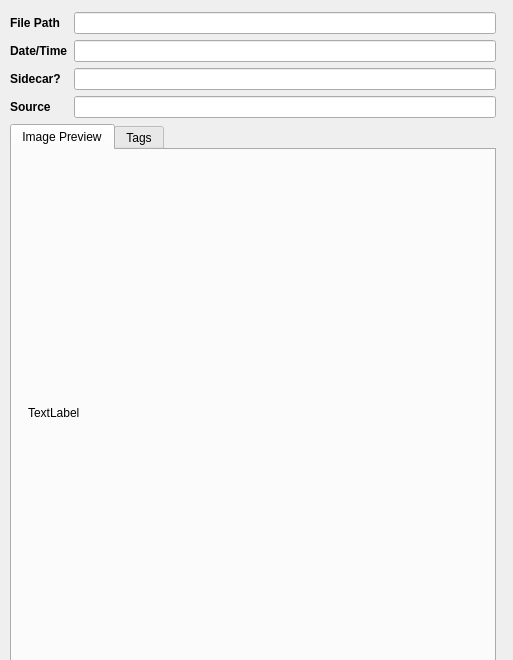
<?xml version="1.0" encoding="UTF-8"?>
<ui version="4.0">
 <class>MediaFileViewer</class>
 <widget class="QDialog" name="MediaFileViewer">
  <property name="geometry">
   <rect>
    <x>0</x>
    <y>0</y>
    <width>513</width>
    <height>660</height>
   </rect>
  </property>
  <property name="sizePolicy">
   <sizepolicy hsizetype="Expanding" vsizetype="Maximum">
    <horstretch>0</horstretch>
    <verstretch>0</verstretch>
   </sizepolicy>
  </property>
  <property name="maximumSize">
   <size>
    <width>16777215</width>
    <height>660</height>
   </size>
  </property>
  <property name="sizeIncrement">
   <size>
    <width>1</width>
    <height>0</height>
   </size>
  </property>
  <property name="windowTitle">
   <string>MediaFileViewer</string>
  </property>
  <widget class="QWidget" name="">
   <property name="geometry">
    <rect>
     <x>10</x>
     <y>12</y>
     <width>486</width>
     <height>667</height>
    </rect>
   </property>
   <layout class="QVBoxLayout" name="verticalLayout">
    <item>
     <layout class="QGridLayout" name="gridLayout">
      <property name="sizeConstraint">
       <enum>QLayout::SizeConstraint::SetMinimumSize</enum>
      </property>
      <item row="2" column="0">
       <widget class="QLabel" name="sidecarLbl">
        <property name="font">
         <font>
          <bold>true</bold>
         </font>
        </property>
        <property name="text">
         <string>Sidecar?</string>
        </property>
       </widget>
      </item>
      <item row="1" column="0">
       <widget class="QLabel" name="dateTimeLbl">
        <property name="font">
         <font>
          <bold>true</bold>
         </font>
        </property>
        <property name="text">
         <string>Date/Time</string>
        </property>
       </widget>
      </item>
      <item row="2" column="1">
       <widget class="QLineEdit" name="sidecarTxt">
        <property name="sizePolicy">
         <sizepolicy hsizetype="Expanding" vsizetype="Fixed">
          <horstretch>1</horstretch>
          <verstretch>0</verstretch>
         </sizepolicy>
        </property>
        <property name="minimumSize">
         <size>
          <width>400</width>
          <height>0</height>
         </size>
        </property>
        <property name="sizeIncrement">
         <size>
          <width>1</width>
          <height>0</height>
         </size>
        </property>
        <property name="text">
         <string/>
        </property>
       </widget>
      </item>
      <item row="1" column="1">
       <widget class="QLineEdit" name="dateTimeTxt">
        <property name="sizePolicy">
         <sizepolicy hsizetype="Expanding" vsizetype="Fixed">
          <horstretch>1</horstretch>
          <verstretch>0</verstretch>
         </sizepolicy>
        </property>
        <property name="minimumSize">
         <size>
          <width>400</width>
          <height>0</height>
         </size>
        </property>
        <property name="sizeIncrement">
         <size>
          <width>1</width>
          <height>0</height>
         </size>
        </property>
       </widget>
      </item>
      <item row="3" column="0">
       <widget class="QLabel" name="sourceLbl">
        <property name="font">
         <font>
          <bold>true</bold>
         </font>
        </property>
        <property name="text">
         <string>Source</string>
        </property>
       </widget>
      </item>
      <item row="0" column="1">
       <widget class="QLineEdit" name="filePathTxt">
        <property name="sizePolicy">
         <sizepolicy hsizetype="Expanding" vsizetype="Fixed">
          <horstretch>1</horstretch>
          <verstretch>0</verstretch>
         </sizepolicy>
        </property>
        <property name="minimumSize">
         <size>
          <width>400</width>
          <height>0</height>
         </size>
        </property>
        <property name="sizeIncrement">
         <size>
          <width>1</width>
          <height>0</height>
         </size>
        </property>
       </widget>
      </item>
      <item row="0" column="0">
       <widget class="QLabel" name="filePathLbl">
        <property name="font">
         <font>
          <bold>true</bold>
         </font>
        </property>
        <property name="text">
         <string>File Path</string>
        </property>
       </widget>
      </item>
      <item row="3" column="1">
       <widget class="QLineEdit" name="sourceTxt">
        <property name="sizePolicy">
         <sizepolicy hsizetype="Expanding" vsizetype="Fixed">
          <horstretch>1</horstretch>
          <verstretch>0</verstretch>
         </sizepolicy>
        </property>
        <property name="minimumSize">
         <size>
          <width>400</width>
          <height>0</height>
         </size>
        </property>
        <property name="sizeIncrement">
         <size>
          <width>1</width>
          <height>0</height>
         </size>
        </property>
        <property name="text">
         <string/>
        </property>
       </widget>
      </item>
     </layout>
    </item>
    <item>
     <widget class="QTabWidget" name="tabWidget">
      <property name="currentIndex">
       <number>0</number>
      </property>
      <widget class="QWidget" name="tab_3">
       <attribute name="title">
        <string>Image Preview</string>
       </attribute>
       <layout class="QHBoxLayout" name="horizontalLayout">
        <item>
         <widget class="QLabel" name="imageLbl">
          <property name="minimumSize">
           <size>
            <width>0</width>
            <height>0</height>
           </size>
          </property>
          <property name="maximumSize">
           <size>
            <width>450</width>
            <height>450</height>
           </size>
          </property>
          <property name="text">
           <string>TextLabel</string>
          </property>
         </widget>
        </item>
       </layout>
      </widget>
      <widget class="QWidget" name="tab_4">
       <attribute name="title">
        <string>Tags</string>
       </attribute>
       <layout class="QHBoxLayout" name="horizontalLayout_2">
        <item>
         <widget class="QPlainTextEdit" name="tagsTxt">
          <property name="maximumSize">
           <size>
            <width>450</width>
            <height>450</height>
           </size>
          </property>
         </widget>
        </item>
       </layout>
      </widget>
     </widget>
    </item>
   </layout>
  </widget>
 </widget>
 <resources/>
 <connections/>
</ui>
